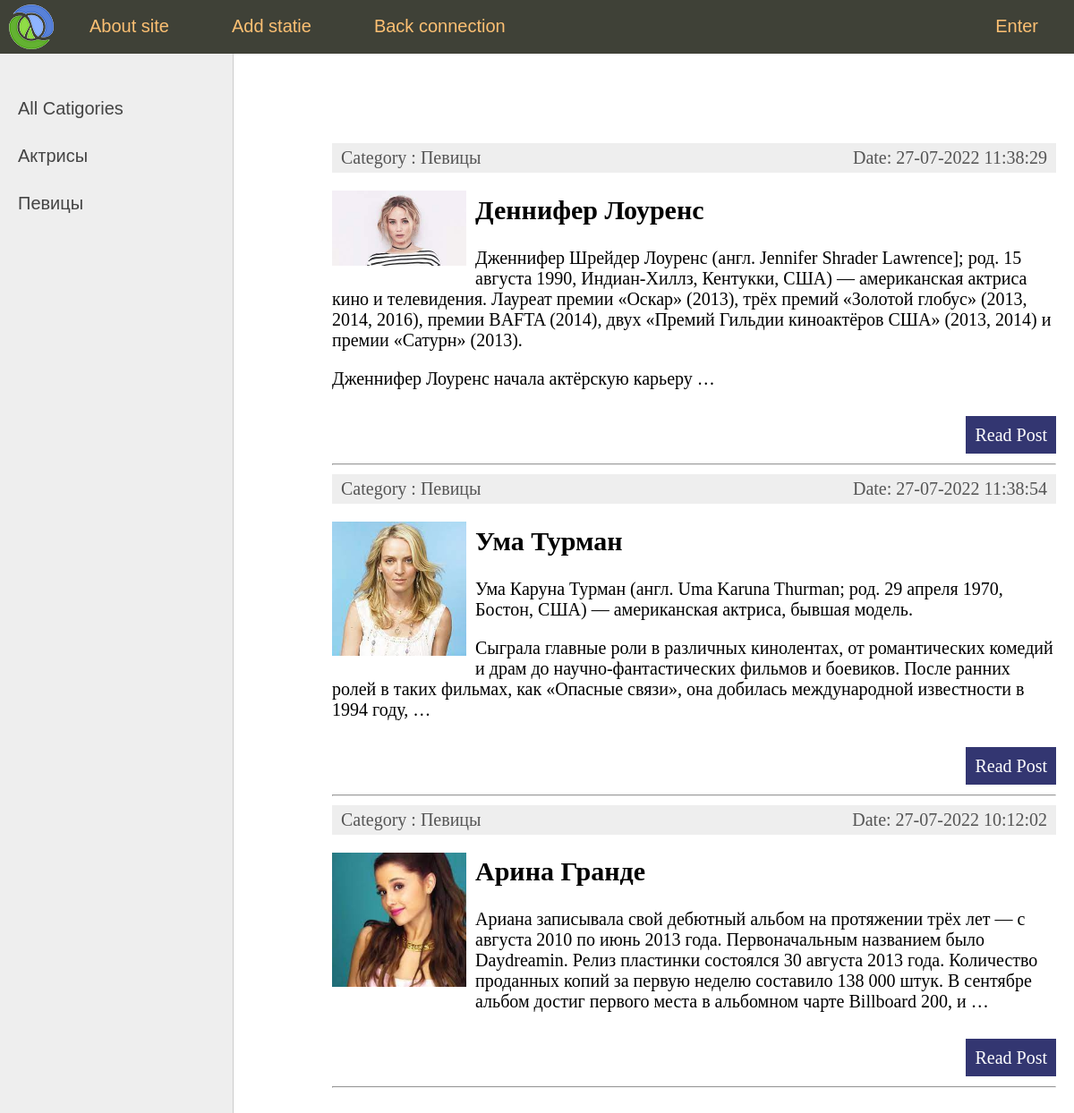
The app's page /category/2/ with its own data.
### women/models.py (models this page shows, shortened)
class Category(models.Model):
    name=models.CharField(max_length=100, db_index=True, verbose_name="Category")
    def __str__(self):
        return self.name
    def get_absolute_url(self):
        return reverse('category', kwargs={'cat_id':self.pk})
    class Meta:
        verbose_name="Category"
        verbose_name_plural="Categories"
        ordering=['id']

class Women(models.Model):
    title=models.CharField(max_length=255, verbose_name="Загаловок")
    content=models.TextField(blank=True, verbose_name=" Текст статьи")
    photo=models.ImageField(upload_to="photos/%Y/%m/d", verbose_name="Фото")
    time_create=models.DateTimeField(auto_now_add=True, verbose_name="Время создания")
    time_update=models.DateTimeField(auto_now=True, verbose_name="Время изменения")
    is_published=models.BooleanField(default=True, verbose_name="Публикация")
    cat=models.ForeignKey(Category, on_delete=models.PROTECT, null=True, verbose_name="Категории")
    def get_absolute_url(self):
        return reverse('post', kwargs={'post_id':self.pk})
    class Meta:
        verbose_name='Известные женщины'
        verbose_name_plural='Известные женщины'
        ordering=['time_create','title']

### women/views.py (the view)
# urls.py: path('category/<int:cat_id>/', views.show_category, name='category'),
def show_category(request, cat_id):
    posts = Women.objects.filter(cat_id=cat_id)
    cats = Category.objects.all()
    if len(posts)==0:
        raise Http404
    context = {
        'posts':posts,
        'menu':menu,
        'title':'Inner page',
        'cats':cats
    }
    return render(request, 'women/post_page.html', context=context)

### women/templates/women/post_page.html (shortened to what this page needs)
{% extends 'women/base.html' %}
{% block content %}
<ul class="list-article">
    {% for post in posts %}
        <div class="article-panel">
        <p class="first">Category : {{ post.cat }}</p>
        <p class="last"> Date: {{ post.time_update|date:"d-m-Y H:i:s"}}</p>
        </div>
        {% if post.photo %}
            <p><img class="img-article-left thumb" src="{{ post.photo.url }}"></p>
        {% endif %}
        <h2>{{ post.title}}</h2>
        <p>{{post.content|linebreaks|truncatewords:50 }}</p>
        <p class="link-read-post"><a href="{{ post.get_absolute_url }}">Read Post</a></p>
        <hr>
    {% endfor %}
</ul>
{% endblock %}

### women/templates/women/base.html (shortened to what this page needs)
{% load static %}
<!DOCTYPE html>
<html>
<head>
	<link type="text/css" href="{% static 'women/css/styles.css' %}" rel="stylesheet" />
</head>
<body>
<table class="table-page" border=0 cellpadding="0" cellspacing="0">
<tr><td valign=top>
{% block mainmenu %}
		<div class="header">
			<ul id="mainmenu" class="mainmenu">
			<li class="logo"><a href="{% url 'home' %}"><div class="logo"></div></a></li>
	{% for m in menu %}
		{% if not forloop.last %}
			<li><a href="{% url m.url_name %}">{{m.title}}</a></li>
		{% else %}
			<li class="last"><a href="{% url m.url_name %}">{{m.title}}</a></li>
		{% endif %}
	{% endfor %}
			</ul>
		</div>
{% endblock mainmenu %}
<table class="table-content" border=0 cellpadding="0" cellspacing="0">
<td valign="top" class="left-chapters">
	<ul id="leftchapters">
		<li><a href="{% url 'home' %}">All Catigories</a></li>
		{% for cat in cats %}
			<li><a href="{{ cat.get_absolute_url }}">{{ cat.name }}</a></li>
		{% endfor %}
	</ul>
</td>
<td valign="top" class="content">
	<div class="content-text">
	{% block content %}
	{% endblock %}
	</div>
</td>
</body>
</html>

### women/static/women/css/styles.css (style rules this page uses)
html, body { font-family: 'Arial'; margin: 0; padding: 0; height: 100%; width: 100%; color: #444; }
a { color: #0059b2; text-decoration: none; }
img { max-width: 600px; height: auto; }
img.img-article-left { max-width: 300px; height: auto; float: left; padding: 0 10px 10px 0; }
img.img-article-left.thumb { max-width: 150px; height: auto; }
p.link-read-post { text-align: right; }
p.link-read-post a { padding: 10px; min-width: 100px; background: #333671; color: #fff; text-decoration: none; }
div.article-panel { background: #eee; padding: 5px 10px 5px 10px; box-sizing: border-box; overflow: hidden; color: #555; }
div.article-panel p.first { margin: 0; float: left; }
div.article-panel p.last { margin: 0; float: right; }
.table-page { width: 100%; height: 100%; vertical-align: top; }
.table-page tr { height: 100%; }
.header { background: #3F4137; height: 60px; }
.logo { background: url('../images/logo.png') no-repeat 10px 5px; width: 70px; height: 60px; }
ul.mainmenu { list-style: none; margin: 0; padding: 0; height: 60px; color: #fdc073; font-size: 20px; overflow: hidden; }
ul.mainmenu li { float: left; margin: 18px 40px 0 30px; }
ul.mainmenu li.logo { margin: 0; }
ul.mainmenu li.last { float: right; }
ul.mainmenu li a { color: #fdc073; text-decoration: none; }
.table-content { width: 100%; min-height: 100%; height: 100%; }
.left-chapters { margin: 0; background: #eee; border-right: 1px solid #ccc; min-height: 100%; }
.left-chapters ul { width: 230px; min-height: 100%; margin: 0; padding: 20px 10px 10px 20px; list-style: none; font-size: 20px; }
.left-chapters ul li { margin: 30px 0 0 0; color: #999; }
.left-chapters ul li a { color: #444; text-decoration: none; }
.content { padding: 40px 20px 20px 40px; width: 100%; box-sizing: border-box; }
.content-text { margin: 60px 0 0 30px; color: #000; font-size: 20px; font-family: Yandex Sans Display Light; }

### records on screen
Category: name "Актрисы"
Category: name "Певицы"
Women: cat "Певицы", time_update "27-07-2022 11:38:29", photo (picture), title "Деннифер Лоуренс", content "Дженнифер Шрейдер Лоуренс (англ. Jennifer Shrader Lawrence]; род. 15 августа 1990, Индиан-Хиллз, Кентукки, США) — американская актриса кино и телевидения. Лауреат премии «Оскар» (2013), трёх премий «Золотой глобус» (2013, 2014, 2016), премии BAFTA (2014), двух «Премий Гильдии киноактёров США» (2013, 2014) и премии «Сатурн» (2013). Дженнифер Лоуренс начала актёрскую карьеру …"
Women: cat "Певицы", time_update "27-07-2022 11:38:54", photo (picture), title "Ума Турман", content "Ума Каруна Турман (англ. Uma Karuna Thurman; род. 29 апреля 1970, Бостон, США) — американская актриса, бывшая модель. Сыграла главные роли в различных кинолентах, от романтических комедий и драм до научно-фантастических фильмов и боевиков. После ранних ролей в таких фильмах, как «Опасные связи», она добилась международной известности в 1994 году, …"
Women: cat "Певицы", time_update "27-07-2022 10:12:02", photo (picture), title "Арина Гранде", content "Ариана записывала свой дебютный альбом на протяжении трёх лет — с августа 2010 по июнь 2013 года. Первоначальным названием было Daydreamin. Релиз пластинки состоялся 30 августа 2013 года. Количество проданных копий за первую неделю составило 138 000 штук. В сентябре альбом достиг первого места в альбомном чарте Billboard 200, и …"

### other values on screen
{{ m.title }} "About site" "Add statie" "Back connection"
{{ m.title }} "Enter"
